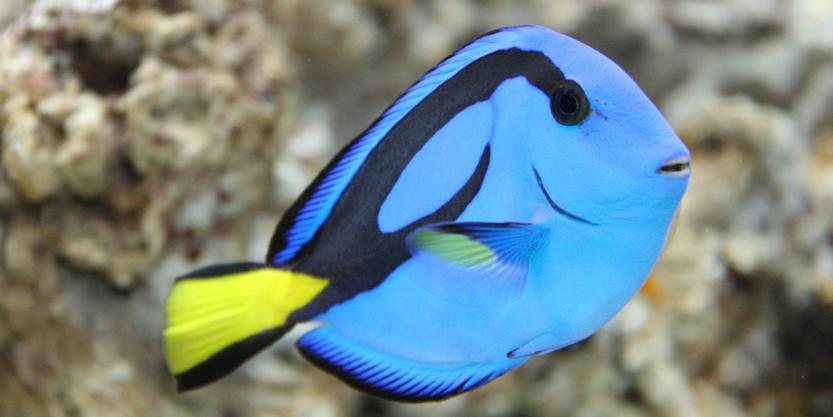
#> input picture P2_RecorridoGrafos/images/dory.jpg, 833 x 417 px
$ python main.py
#> lines starting #> are read from the running program, lines starting #| are printed output that depends on the picture
### P2_RecorridoGrafos/DepthFirstSearch.py
# DFS, la busqueda primera por profundidad

def dfs(graph, source):
       if source is None or source not in graph:
           return "El grafo no se encuentra en la lista!!"
       path = []
       stack = [source]
       while(len(stack) != 0): # Comprueba si los vecinos han sido visitados
           s = stack.pop()
           if s not in path:
               path.append(s)
           if s not in graph:
               continue
           for neighbor in graph[s]:  # Agrega los vecinos del nodo hoja a la pila
               stack.append(neighbor)
       return " ".join(path)  # Agrega espacios a los elementos de la lista path

### P2_RecorridoGrafos/BreadthFirstSearch.py
# BFS, la busqueda primera por anchura

import os


def bfs(grafo, origen):

		print("Muestra el grafo antes del recorrido: \n") #Muestra el grafo a recorrer
		for key, lista in grafo.items():
			print(key)
			print(lista)

		print()
		os.system("pause")

		visitados = []
		cola = []

		print("\nLista de recorrido en anchura\n")
		cola.append(origen)

		while cola:
			actual = cola.pop(0)

			if actual not in visitados:
				print("Vertice actual -> ", actual)
				visitados.append(actual)

			for key, lista in grafo[actual]:
				if key not in visitados:
					cola.append(key)

### P2_RecorridoGrafos/main.py

from DepthFirstSearch import dfs
from BreadthFirstSearch import bfs

# Importacion de la libreria openCV
import cv2

# Cargar imagen y lo muestra en escala de grises
img = cv2.imread('images/dory.jpg',0)
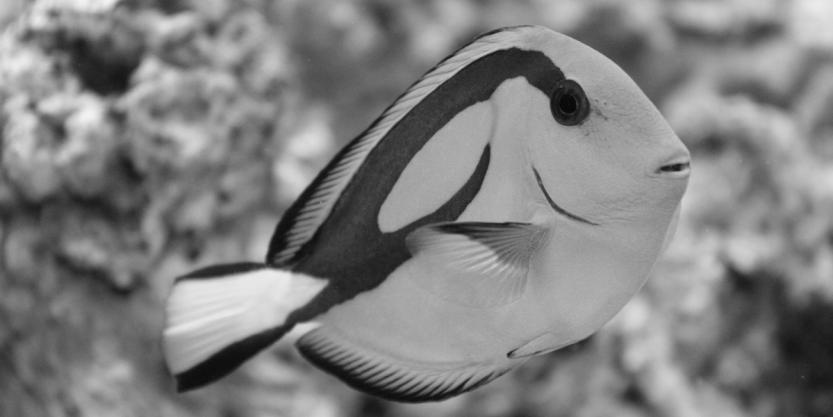
#> img: shape (417, 833); min 5, max 244, mean 128.5
#cv2.imshow('imagen de dory',img)

cv2.waitKey(0)
cv2.destroyAllWindows()

graph = {"A":["D","C","B"],
    "B":["E"],
    "C":["G","F"],
    "D":["H"],
    "E":["I"],
    "F":["J"]}

grafo = {'a': [('p',4), ('j',15), ('b',1)],
         	'b': [('a',1), ('d',2), ('e',2), ('c',3)],
			'j': [('a',15)],
			'p': [('a', 4)],
			'd': [('b',2), ('g',3)],
			'e': [('b',2), ('g',4), ('f',5), ('c',2)],
			'c': [('b',3), ('e',2), ('f',5), ('i',20)],
			'g': [('d',3), ('e',4), ('f',10), ('h',1)],
			'f': [('g',10), ('e',5), ('c',5)],
			'i': [('c',20)],
			'h': [('g',1)]
		}
print("Recorrido por Profundidad \n")
print(dfs(graph,"B"))
print("\n")
print(bfs(grafo,"d"))
